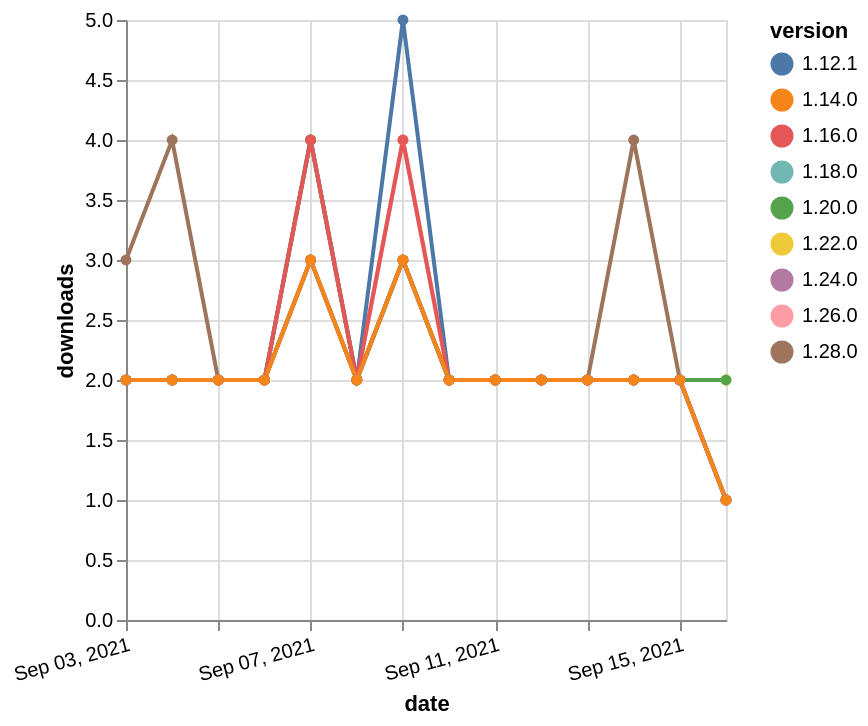

The Vega-Lite source for this figure:
### Vega-Lite specification from a JSON file in a GitHub repository (floating-point values rounded to 4 significant figures)
{"$schema": "https://vega.github.io/schema/vega-lite/v5.json", "description": "A simple bar chart with embedded data.", "data": {"values": [{"date": "2021-09-03", "total": 2082, "delta": 2, "version": "1.18.0"}, {"date": "2021-09-04", "total": 2084, "delta": 2, "version": "1.18.0"}, {"date": "2021-09-05", "total": 2086, "delta": 2, "version": "1.18.0"}, {"date": "2021-09-06", "total": 2088, "delta": 2, "version": "1.18.0"}, {"date": "2021-09-07", "total": 2091, "delta": 3, "version": "1.18.0"}, {"date": "2021-09-08", "total": 2093, "delta": 2, "version": "1.18.0"}, {"date": "2021-09-09", "total": 2096, "delta": 3, "version": "1.18.0"}, {"date": "2021-09-10", "total": 2098, "delta": 2, "version": "1.18.0"}, {"date": "2021-09-11", "total": 2100, "delta": 2, "version": "1.18.0"}, {"date": "2021-09-12", "total": 2102, "delta": 2, "version": "1.18.0"}, {"date": "2021-09-13", "total": 2104, "delta": 2, "version": "1.18.0"}, {"date": "2021-09-14", "total": 2106, "delta": 2, "version": "1.18.0"}, {"date": "2021-09-15", "total": 2108, "delta": 2, "version": "1.18.0"}, {"date": "2021-09-16", "total": 2109, "delta": 1, "version": "1.18.0"}, {"date": "2021-09-03", "total": 1476, "delta": 2, "version": "1.22.0"}, {"date": "2021-09-04", "total": 1478, "delta": 2, "version": "1.22.0"}, {"date": "2021-09-05", "total": 1480, "delta": 2, "version": "1.22.0"}, {"date": "2021-09-06", "total": 1482, "delta": 2, "version": "1.22.0"}, {"date": "2021-09-07", "total": 1485, "delta": 3, "version": "1.22.0"}, {"date": "2021-09-08", "total": 1487, "delta": 2, "version": "1.22.0"}, {"date": "2021-09-09", "total": 1490, "delta": 3, "version": "1.22.0"}, {"date": "2021-09-10", "total": 1492, "delta": 2, "version": "1.22.0"}, {"date": "2021-09-11", "total": 1494, "delta": 2, "version": "1.22.0"}, {"date": "2021-09-12", "total": 1496, "delta": 2, "version": "1.22.0"}, {"date": "2021-09-13", "total": 1498, "delta": 2, "version": "1.22.0"}, {"date": "2021-09-14", "total": 1500, "delta": 2, "version": "1.22.0"}, {"date": "2021-09-15", "total": 1502, "delta": 2, "version": "1.22.0"}, {"date": "2021-09-16", "total": 1504, "delta": 2, "version": "1.22.0"}, {"date": "2021-09-03", "total": 237, "delta": 3, "version": "1.28.0"}, {"date": "2021-09-04", "total": 241, "delta": 4, "version": "1.28.0"}, {"date": "2021-09-05", "total": 243, "delta": 2, "version": "1.28.0"}, {"date": "2021-09-06", "total": 245, "delta": 2, "version": "1.28.0"}, {"date": "2021-09-07", "total": 248, "delta": 3, "version": "1.28.0"}, {"date": "2021-09-08", "total": 250, "delta": 2, "version": "1.28.0"}, {"date": "2021-09-09", "total": 253, "delta": 3, "version": "1.28.0"}, {"date": "2021-09-10", "total": 255, "delta": 2, "version": "1.28.0"}, {"date": "2021-09-11", "total": 257, "delta": 2, "version": "1.28.0"}, {"date": "2021-09-12", "total": 259, "delta": 2, "version": "1.28.0"}, {"date": "2021-09-13", "total": 261, "delta": 2, "version": "1.28.0"}, {"date": "2021-09-14", "total": 265, "delta": 4, "version": "1.28.0"}, {"date": "2021-09-15", "total": 267, "delta": 2, "version": "1.28.0"}, {"date": "2021-09-16", "total": 268, "delta": 1, "version": "1.28.0"}, {"date": "2021-09-03", "total": 736, "delta": 2, "version": "1.26.0"}, {"date": "2021-09-04", "total": 738, "delta": 2, "version": "1.26.0"}, {"date": "2021-09-05", "total": 740, "delta": 2, "version": "1.26.0"}, {"date": "2021-09-06", "total": 742, "delta": 2, "version": "1.26.0"}, {"date": "2021-09-07", "total": 746, "delta": 4, "version": "1.26.0"}, {"date": "2021-09-08", "total": 748, "delta": 2, "version": "1.26.0"}, {"date": "2021-09-09", "total": 752, "delta": 4, "version": "1.26.0"}, {"date": "2021-09-10", "total": 754, "delta": 2, "version": "1.26.0"}, {"date": "2021-09-11", "total": 756, "delta": 2, "version": "1.26.0"}, {"date": "2021-09-12", "total": 758, "delta": 2, "version": "1.26.0"}, {"date": "2021-09-13", "total": 760, "delta": 2, "version": "1.26.0"}, {"date": "2021-09-14", "total": 762, "delta": 2, "version": "1.26.0"}, {"date": "2021-09-15", "total": 764, "delta": 2, "version": "1.26.0"}, {"date": "2021-09-16", "total": 765, "delta": 1, "version": "1.26.0"}, {"date": "2021-09-03", "total": 3153, "delta": 2, "version": "1.12.1"}, {"date": "2021-09-04", "total": 3155, "delta": 2, "version": "1.12.1"}, {"date": "2021-09-05", "total": 3157, "delta": 2, "version": "1.12.1"}, {"date": "2021-09-06", "total": 3159, "delta": 2, "version": "1.12.1"}, {"date": "2021-09-07", "total": 3163, "delta": 4, "version": "1.12.1"}, {"date": "2021-09-08", "total": 3165, "delta": 2, "version": "1.12.1"}, {"date": "2021-09-09", "total": 3170, "delta": 5, "version": "1.12.1"}, {"date": "2021-09-10", "total": 3172, "delta": 2, "version": "1.12.1"}, {"date": "2021-09-11", "total": 3174, "delta": 2, "version": "1.12.1"}, {"date": "2021-09-12", "total": 3176, "delta": 2, "version": "1.12.1"}, {"date": "2021-09-13", "total": 3178, "delta": 2, "version": "1.12.1"}, {"date": "2021-09-14", "total": 3180, "delta": 2, "version": "1.12.1"}, {"date": "2021-09-15", "total": 3182, "delta": 2, "version": "1.12.1"}, {"date": "2021-09-16", "total": 3183, "delta": 1, "version": "1.12.1"}, {"date": "2021-09-03", "total": 1950, "delta": 2, "version": "1.20.0"}, {"date": "2021-09-04", "total": 1952, "delta": 2, "version": "1.20.0"}, {"date": "2021-09-05", "total": 1954, "delta": 2, "version": "1.20.0"}, {"date": "2021-09-06", "total": 1956, "delta": 2, "version": "1.20.0"}, {"date": "2021-09-07", "total": 1960, "delta": 4, "version": "1.20.0"}, {"date": "2021-09-08", "total": 1962, "delta": 2, "version": "1.20.0"}, {"date": "2021-09-09", "total": 1965, "delta": 3, "version": "1.20.0"}, {"date": "2021-09-10", "total": 1967, "delta": 2, "version": "1.20.0"}, {"date": "2021-09-11", "total": 1969, "delta": 2, "version": "1.20.0"}, {"date": "2021-09-12", "total": 1971, "delta": 2, "version": "1.20.0"}, {"date": "2021-09-13", "total": 1973, "delta": 2, "version": "1.20.0"}, {"date": "2021-09-14", "total": 1975, "delta": 2, "version": "1.20.0"}, {"date": "2021-09-15", "total": 1977, "delta": 2, "version": "1.20.0"}, {"date": "2021-09-16", "total": 1979, "delta": 2, "version": "1.20.0"}, {"date": "2021-09-03", "total": 2485, "delta": 2, "version": "1.16.0"}, {"date": "2021-09-04", "total": 2487, "delta": 2, "version": "1.16.0"}, {"date": "2021-09-05", "total": 2489, "delta": 2, "version": "1.16.0"}, {"date": "2021-09-06", "total": 2491, "delta": 2, "version": "1.16.0"}, {"date": "2021-09-07", "total": 2495, "delta": 4, "version": "1.16.0"}, {"date": "2021-09-08", "total": 2497, "delta": 2, "version": "1.16.0"}, {"date": "2021-09-09", "total": 2501, "delta": 4, "version": "1.16.0"}, {"date": "2021-09-10", "total": 2503, "delta": 2, "version": "1.16.0"}, {"date": "2021-09-11", "total": 2505, "delta": 2, "version": "1.16.0"}, {"date": "2021-09-12", "total": 2507, "delta": 2, "version": "1.16.0"}, {"date": "2021-09-13", "total": 2509, "delta": 2, "version": "1.16.0"}, {"date": "2021-09-14", "total": 2511, "delta": 2, "version": "1.16.0"}, {"date": "2021-09-15", "total": 2513, "delta": 2, "version": "1.16.0"}, {"date": "2021-09-16", "total": 2514, "delta": 1, "version": "1.16.0"}, {"date": "2021-09-03", "total": 1032, "delta": 2, "version": "1.24.0"}, {"date": "2021-09-04", "total": 1034, "delta": 2, "version": "1.24.0"}, {"date": "2021-09-05", "total": 1036, "delta": 2, "version": "1.24.0"}, {"date": "2021-09-06", "total": 1038, "delta": 2, "version": "1.24.0"}, {"date": "2021-09-07", "total": 1041, "delta": 3, "version": "1.24.0"}, {"date": "2021-09-08", "total": 1043, "delta": 2, "version": "1.24.0"}, {"date": "2021-09-09", "total": 1046, "delta": 3, "version": "1.24.0"}, {"date": "2021-09-10", "total": 1048, "delta": 2, "version": "1.24.0"}, {"date": "2021-09-11", "total": 1050, "delta": 2, "version": "1.24.0"}, {"date": "2021-09-12", "total": 1052, "delta": 2, "version": "1.24.0"}, {"date": "2021-09-13", "total": 1054, "delta": 2, "version": "1.24.0"}, {"date": "2021-09-14", "total": 1056, "delta": 2, "version": "1.24.0"}, {"date": "2021-09-15", "total": 1058, "delta": 2, "version": "1.24.0"}, {"date": "2021-09-16", "total": 1059, "delta": 1, "version": "1.24.0"}, {"date": "2021-09-03", "total": 2623, "delta": 2, "version": "1.14.0"}, {"date": "2021-09-04", "total": 2625, "delta": 2, "version": "1.14.0"}, {"date": "2021-09-05", "total": 2627, "delta": 2, "version": "1.14.0"}, {"date": "2021-09-06", "total": 2629, "delta": 2, "version": "1.14.0"}, {"date": "2021-09-07", "total": 2632, "delta": 3, "version": "1.14.0"}, {"date": "2021-09-08", "total": 2634, "delta": 2, "version": "1.14.0"}, {"date": "2021-09-09", "total": 2637, "delta": 3, "version": "1.14.0"}, {"date": "2021-09-10", "total": 2639, "delta": 2, "version": "1.14.0"}, {"date": "2021-09-11", "total": 2641, "delta": 2, "version": "1.14.0"}, {"date": "2021-09-12", "total": 2643, "delta": 2, "version": "1.14.0"}, {"date": "2021-09-13", "total": 2645, "delta": 2, "version": "1.14.0"}, {"date": "2021-09-14", "total": 2647, "delta": 2, "version": "1.14.0"}, {"date": "2021-09-15", "total": 2649, "delta": 2, "version": "1.14.0"}, {"date": "2021-09-16", "total": 2650, "delta": 1, "version": "1.14.0"}]}, "width": "container", "mark": {"type": "line", "point": {"filled": true}}, "encoding": {"x": {"field": "date", "type": "temporal", "timeUnit": "yearmonthdate", "title": "date", "axis": {"labelAngle": -15}}, "y": {"field": "delta", "type": "quantitative", "title": "downloads"}, "color": {"field": "version", "type": "nominal"}, "tooltip": {"field": "delta"}}}
